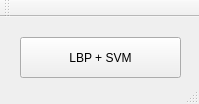
<?xml version="1.0" encoding="UTF-8"?>
<ui version="4.0">
 <class>MainWindowClass</class>
 <widget class="QMainWindow" name="MainWindow">
  <property name="geometry">
   <rect>
    <x>0</x>
    <y>0</y>
    <width>199</width>
    <height>104</height>
   </rect>
  </property>
  <property name="minimumSize">
   <size>
    <width>199</width>
    <height>104</height>
   </size>
  </property>
  <property name="maximumSize">
   <size>
    <width>199</width>
    <height>104</height>
   </size>
  </property>
  <property name="windowTitle">
   <string>TSR</string>
  </property>
  <property name="windowIcon">
   <iconset>
    <normaloff>obrazy/006-roundabout.png</normaloff>obrazy/006-roundabout.png</iconset>
  </property>
  <widget class="QWidget" name="centralWidget">
   <property name="minimumSize">
    <size>
     <width>199</width>
     <height>104</height>
    </size>
   </property>
   <property name="maximumSize">
    <size>
     <width>199</width>
     <height>104</height>
    </size>
   </property>
   <widget class="QPushButton" name="pushButton">
    <property name="geometry">
     <rect>
      <x>20</x>
      <y>20</y>
      <width>161</width>
      <height>41</height>
     </rect>
    </property>
    <property name="text">
     <string>LBP + SVM</string>
    </property>
   </widget>
  </widget>
  <widget class="QToolBar" name="mainToolBar">
   <attribute name="toolBarArea">
    <enum>TopToolBarArea</enum>
   </attribute>
   <attribute name="toolBarBreak">
    <bool>false</bool>
   </attribute>
  </widget>
  <widget class="QStatusBar" name="statusBar"/>
 </widget>
 <layoutdefault spacing="6" margin="11"/>
 <resources/>
 <connections/>
</ui>
